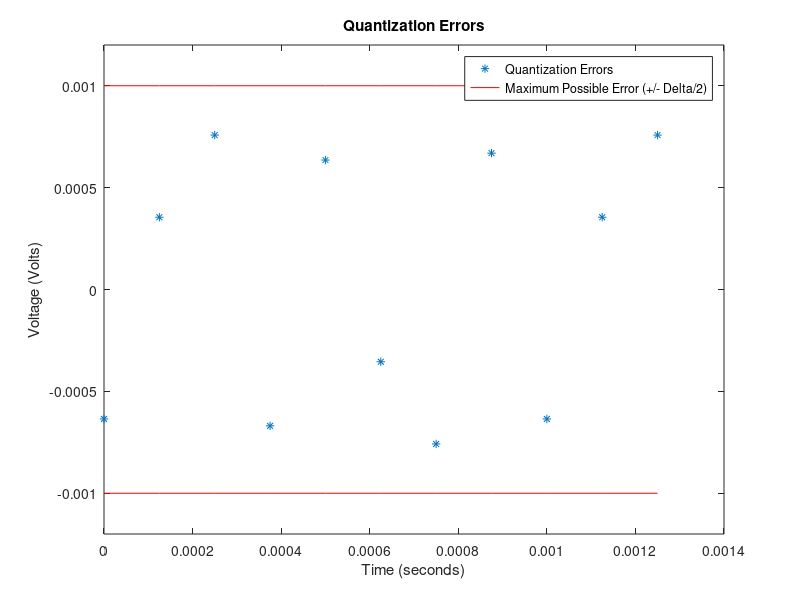

Source code (MATLAB):
clear *; close all; clc;

% A modified version of the answer to problem 15.  See problem 15 for 
% additional comments that don't show up here
fs=1000*1000;
t=[0:1/fs:0.002];
x=-7.8*sin(2*pi*1000*t+10);
plot(t,x);
grid on;
xlabel('Time (seconds)');
ylabel('Voltage (volts)');
fs=8000;
t=[0:1/fs:10/8000];
x=-7.8*sin(2*pi*1000*t+10);

% This is the only new code (compared to problem 15);
delta=2e-3;
x_digital=round(x/delta)*delta;

hold on;
plot(t,x,'o',t,x_digital,'*');
title('Homework #1 Problem 16 Analog and Digital Signals');
x_digital'

% Here is some extra code I didn't expect you to write, but hopefully it
% helps you understand what's going on with analog waveforms, discrete time
% and digital signals

% After you press ENTER, the plot will zoom in to just one sample, so you
% can more clearly see the difference between the analog (blue line)
% discrete time (circle) and digital (star) signals
input('Press ENTER to continue');
figure(1); % Bring figure 1 to the top of the PC screen
xlim([-.5,.5]*1e-7);
legend('analog','discrete time','digital','Location','NorthWest')

% After you press ENTER, the plot will show you the difference between the
% discret time and digital signals for all the samples.  This is called the
% quantization error or quantization noise
input('Press ENTER to continue');
clf; % clear old figure
figure(1); % Bring to the front
max_negative=t*0-delta/2;
max_positive=t*0+delta/2;
plot(t,x-x_digital,'*',t,max_negative,'r',t,max_positive,'r');
legend('Quantization Errors','Maximum Possible Error (+/- Delta/2)');
ylim([-.6*delta,.6*delta]);
xlabel('Time (seconds)');
ylabel('Voltage (Volts)');
title('Quantization Errors');


